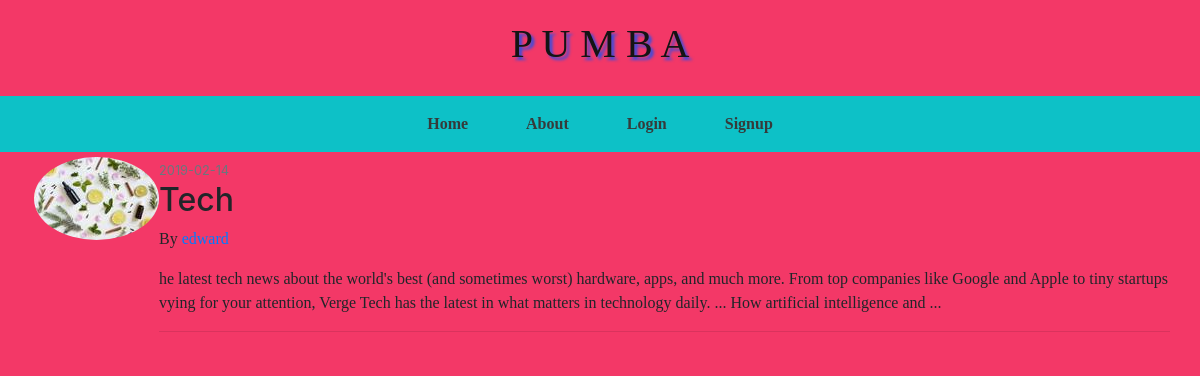
/posts/13, run on the app's committed database.
### flaskblog/models.py (models this page shows, shortened)
class User(db.Model, UserMixin):
    id = db.Column(db.Integer, primary_key=True)
    username = db.Column(db.String(25), unique=True, nullable=False)
    email = db.Column(db.String(25), unique=True, nullable=False)
    image_file = db.Column(db.String(20), nullable=False, default='default.jpg')
    password = db.Column(db.String(50), nullable=False)
    posts = db.relationship('Posts', backref='author', lazy=True)

class Posts(db.Model):
    id = db.Column(db.Integer, primary_key=True)
    title = db.Column(db.String(25), unique=True, nullable=False)
    date_posted= db.Column(db.DateTime(25), nullable=False, default=datetime.utcnow)
    content = db.Column(db.Text(50), nullable=False)
    user_id = db.Column(db.Integer, db.ForeignKey('user.id'), nullable=False)

### flaskblog/routes.py (the view)
@app.route("/posts/<int:post_id>")
def post(post_id):
    posts = Posts.query.get_or_404(post_id)
    return render_template('post.html', title='post.title', posts=posts)

### flaskblog/templates/post.html (shortened to what this page needs)
{% extends "layout.html" %}
{% block content %}
    <div class="media">
        <img class="rounded-circle"src="{{url_for('static', filename='profile_pic/' + posts.author.image_file)}}">
            <div class="media-body">
                <small class="text-muted">{{posts.date_posted.strftime('%Y-%m-%d')}}</small>
                <h2>{{posts.title}}</h2>
                <p>By <a href="">{{posts.author.username}}</a></p>
                <p>{{posts.content}}</p>
                <hr>
            </div>
    </div>
{% endblock content %}

### flaskblog/static/main.css (style rules this page uses)
* { text-decoration: none; list-style-type: none; box-sizing: border-box; }
P { font-family:garamond; font-weight:500; }
body { padding: 0; background-color:rgb(243, 56, 103); }

### data on the page
User: image_file (picture)
Posts: title "Tech", content "he latest tech news about the world's best (and sometimes worst) hardware, apps, and much more. From top companies like Google and Apple to tiny startups vying for your attention, Verge Tech has the latest in what matters in technology daily. ... How artificial intelligence and ..."
